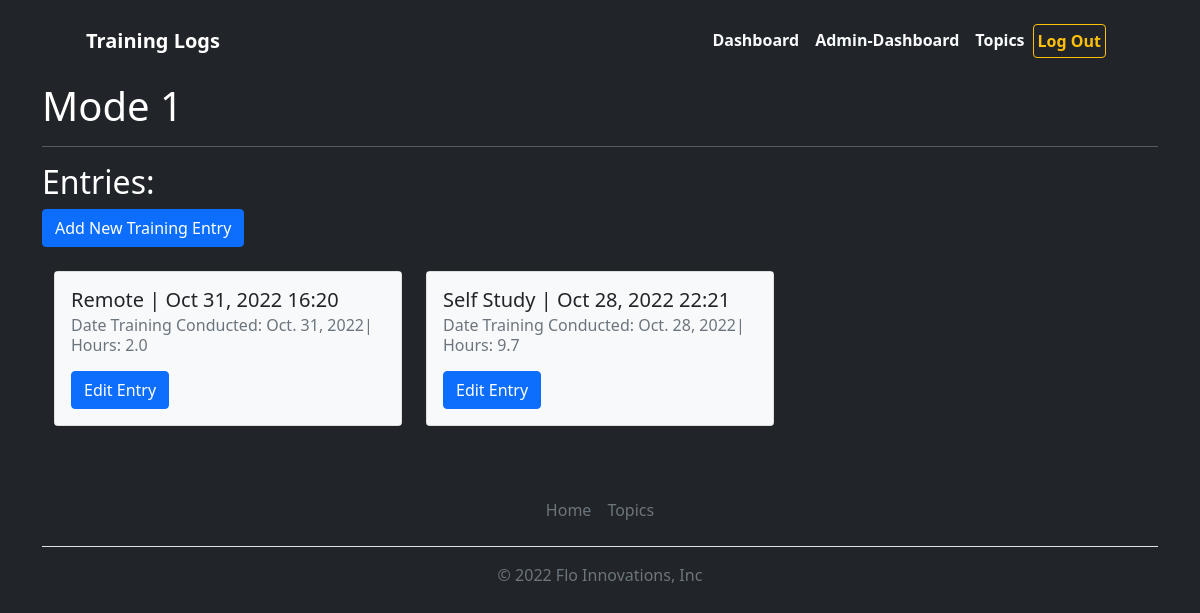
Page /topics/1 (signed in) on the earlier database version.
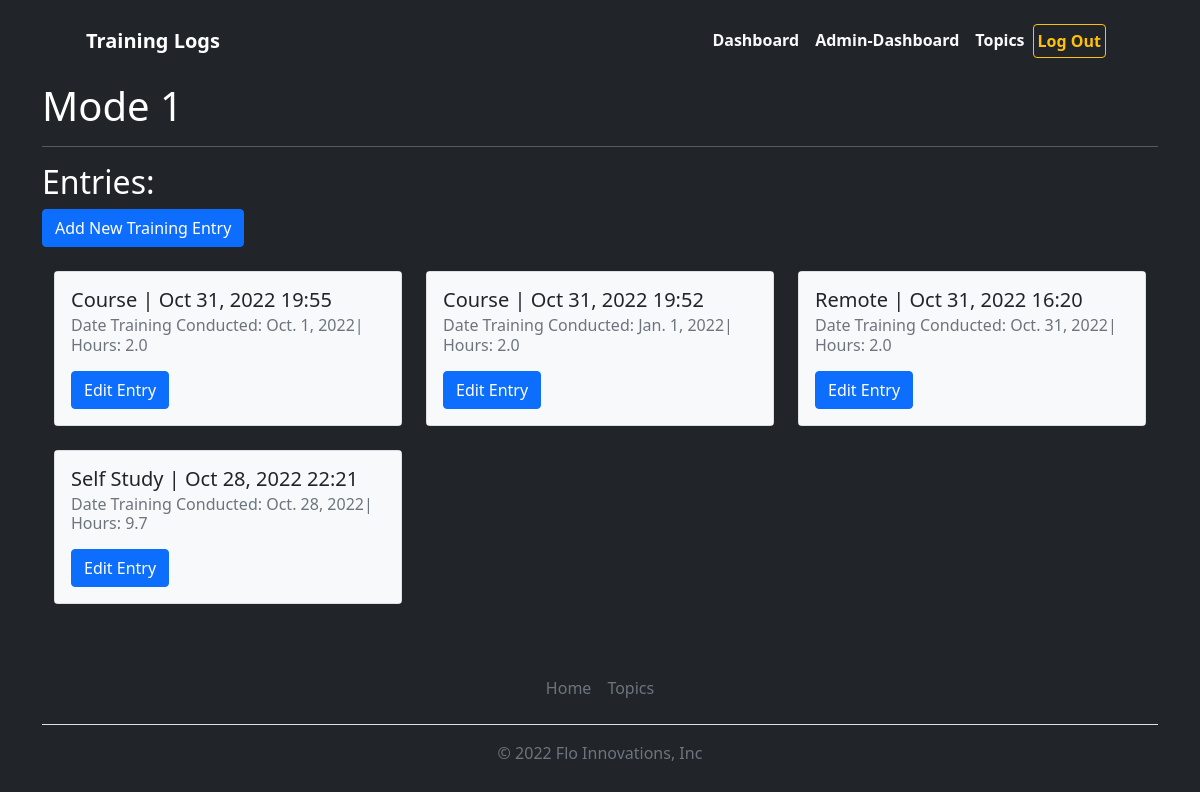
Same page on the later database version.
### training_logs/models.py (models this page shows, shortened)
class Topic(models.Model):
    text = models.CharField(max_length=200)
    data_added = models.DateTimeField(auto_now_add = True)
    owner = models.ForeignKey(User, on_delete=models.CASCADE)

class Entry(models.Model):
    topic = models.ForeignKey(Topic, on_delete=models.CASCADE)
    method_of_training = models.CharField(max_length=200)
    source = models.CharField(max_length=20)
    hours = models.FloatField()
    date_training_conducted = models.DateField()
    text = models.TextField()
    date_added = models.DateTimeField(auto_now_add=True)
    class Meta:
        verbose_name_plural = 'entries'

### training_logs/views.py (the view)
# urls.py: path('topics/<int:topic_id>', views.topic, name='topic'),
@login_required
def topic(request, topic_id):
    topic = Topic.objects.get(id=topic_id)
    if topic.owner != request.user:
        raise Http404
    entries = topic.entry_set.order_by('-date_added')
    context = {'topic':topic, 'entries':entries}
    return render(request, 'training_logs/topic.html', context)

### training_logs/templates/training_logs/topic.html (shortened to what this page needs)
{% extends "training_logs/base.html" %}
{% block page_header %}<h1>{{ topic.text }}<hr/></h1>{% endblock page_header %}
{% block content %}
<h2>Entries:</h2>
<a class="btn btn-primary" href="{% url 'training_logs:new_entry' topic.id %}" role="button">Add New Training Entry</a>
<div class="container">
    <div class="row">
        {% for entry in entries %}
        <div class="col-md-4">
            <div class="card mb-4">
                <div class="card-body bg-light text-dark">
                    <h5 class="card-title">{{ entry.method_of_training }} | {{ entry.date_added|date:'M d, Y H:i ' }}</h5>
                    <h6 class="card-subtitle mb-2 text-muted">Date Training Conducted:
                        {{entry.date_training_conducted}}| Hours: {{ entry.hours }} </h6>
                    <a class="btn btn-primary" href="{% url 'training_logs:edit_entry' entry.id %}" role="button">Edit Entry</a>
                </div>
            </div>
        </div>
        {% endfor %}
    </div>
</div>
{% endblock content %}

### training_logs/templates/training_logs/base.html (shortened to what this page needs)
{% load static %}
<!DOCTYPE html>
<html lang="en">
<head>
    <link href="https://cdn.jsdelivr.net/npm/bootstrap-icons@1.5.0/font/bootstrap-icons.css" rel="stylesheet" />
    <link href="{% static 'css/styles.css' %}" rel="stylesheet" />
</head>
<body class="d-flex flex-column h-50 bg-dark text-white ">
    <main class="flex-shrink-0">
        <nav class="navbar navbar-expand-lg navbar-dark bg-dark">
            <div class="container px-5">
                <a class="navbar-brand fw-bold py-1 px-2 " href="{% url 'training_logs:index' %}">Training Logs</a>
                <div class="cover-container d-flex w-100 h-100 p-3 mx-auto flex-column">
                    <header class="mb-auto">
                        <div>
                            {% if user.is_authenticated %}
                            <nav class="nav nav-masthead justify-content-center  float-md-end">
                                <a class="nav-link fw-bold py-1 px-2 text-light  active" aria-current="page"
                                    href="{% url 'users:dashboard' %}">Dashboard</a>
                                {% if user.is_superuser %}
                                <a class="nav-link fw-bold py-1 px-2 text-light"
                                    href="{% url 'users:admin_dashboard' %}">Admin-Dashboard</a>
                                {% endif %}
                                <a class="nav-link fw-bold py-1 px-2 text-light"
                                    href="{% url 'training_logs:topics' %}">Topics</a>
                                    <a class="btn btn-outline-warning fw-bold py-1 px-1" href="{% url 'users:logout' %}">Log Out</a>
                            </nav>
                            {% endif %}
        </nav>
        <body>
            <main role="main" class="container">
                {% block page_header %}{% endblock page_header %}
                <div>
                    {% block content %}
                    {% endblock content %}
                </div>
            </main>
        </body>
        <div class="container">
            <footer class="py-3 my-4">
                <ul class="nav justify-content-center border-bottom pb-3 mb-3">
                    <li class="nav-item"><a href="{% url 'training_logs:index' %}"
                            class="nav-link px-2 text-muted">Home</a></li>
                    <li class="nav-item"><a href="{% url 'training_logs:topics' %}"
                            class="nav-link px-2 text-muted">Topics</a></li>
                </ul>
                <p class="text-center text-muted">&copy; 2022 Flo Innovations, Inc</p>
            </footer>
        </div>
</html>

Differences in the rows shown:
added Entry: method_of_training "Course", date_added "Oct 31, 2022 19:55", date_training_conducted "Oct. 1, 2022", hours "2.0"
added Entry: method_of_training "Course", date_added "Oct 31, 2022 19:52", date_training_conducted "Jan. 1, 2022", hours "2.0"
